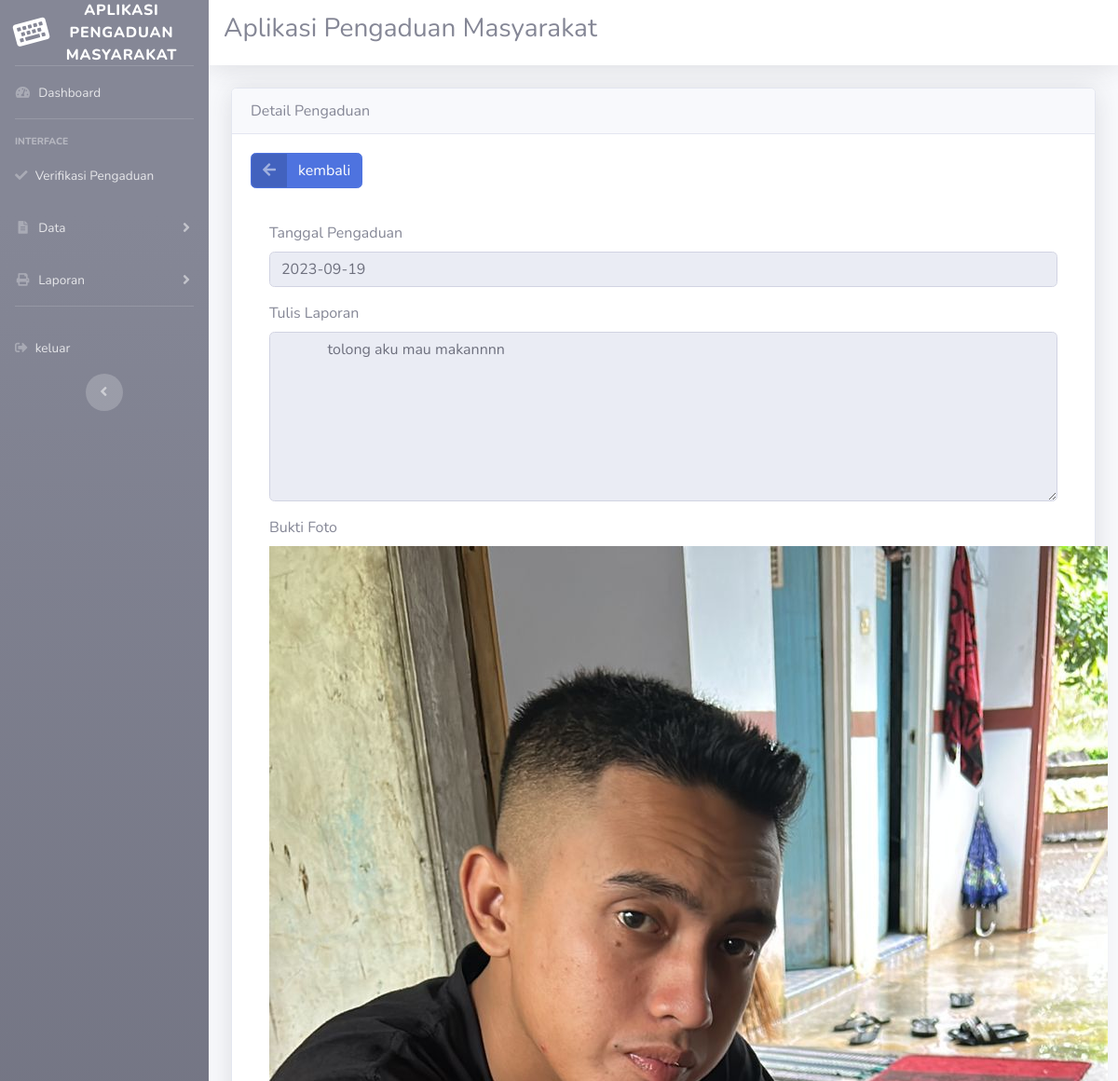
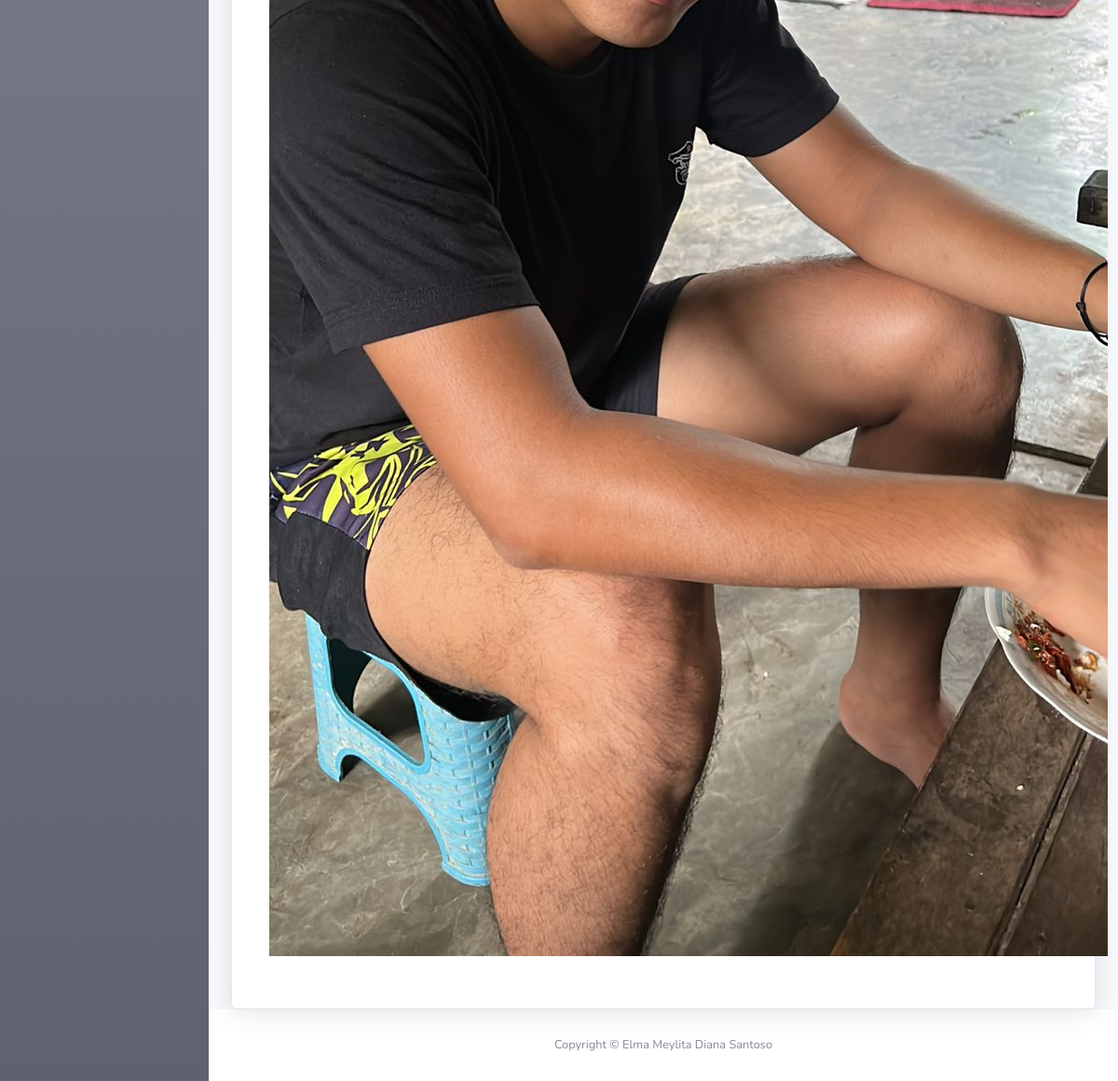
The app's page /admin/admin.php?url=detail_pengaduan&id=3 (signed in) with its own data (2 pictures, top to bottom).
### tables this page shows
CREATE TABLE `pengaduan` (
  `id_pengaduan` int(11) NOT NULL,
  `tgl_pengaduan` date NOT NULL,
  `nik` varchar(16) NOT NULL,
  `isi_laporan` text NOT NULL,
  `foto` varchar(255) NOT NULL,
  `status` enum('0','proses','selesai','') NOT NULL
);

### admin/detail_pengaduan.php (the view, shortened to what this page needs)
<!DOCTYPE html>
<html lang="en">
<head>
  <link href="../vendor/fontawesome-free/css/all.min.css" rel="stylesheet" type="text/css">
  <link href="../css/sb-admin-2.min.css" rel="stylesheet">
</head>
<body id="page-top">
<div class="card shadow">
    <div class="card-header">
        Detail Pengaduan
    </div>
        <?php
        require '../koneksi.php';
        $sql= mysqli_query($con,"select * from pengaduan where id_pengaduan='$_GET[id]'");
        $data=mysqli_fetch_array($sql);
        if ($sql)
        {
            ?>
    <div class="card-body">
    <div class="form-group cols-sm-6">
    <a href="?url=verifikasi_pengaduan" class="btn btn-primary btn-icon-split">
        <span class="icon text-white-50">
            <i class="fas fa-arrow-left"></i>
        </span>
        <span class="text">kembali</span>
    </a>
    </div>
    <div class="card-body">
        <form action="" method="post" class="form-horizontal" enctype="multipart/form-data">
        <div class="form-group cols-sm-6">
            <label>Tanggal Pengaduan</label>
            <input type="text" name="tgl_pengaduan" value="<?php echo $data ['tgl_pengaduan']; ?>" class="form-control" readonly>
        </div>
        <div class="form-group cols-sm-6">
            <label>Tulis Laporan</label>
            <textarea class="form-control" rows="7" name="isi_laporan" readonly>
            <?php echo $data['isi_laporan']; ?>
            </textarea>
        </div>
        <div class="form-group cols-sm-6">
            <label >Bukti Foto</label>
            <div class="foto" style="position: relative;">
            <img src="../foto/<?php echo $data['foto']; ?>" ></img>
            </div>
        </div>
        <?php } ?>
        </form>
    </div>
</div>
</body>
</html>

### records on screen
pengaduan: tgl_pengaduan "2023-09-19", isi_laporan "tolong aku mau makannnn", foto (picture)
